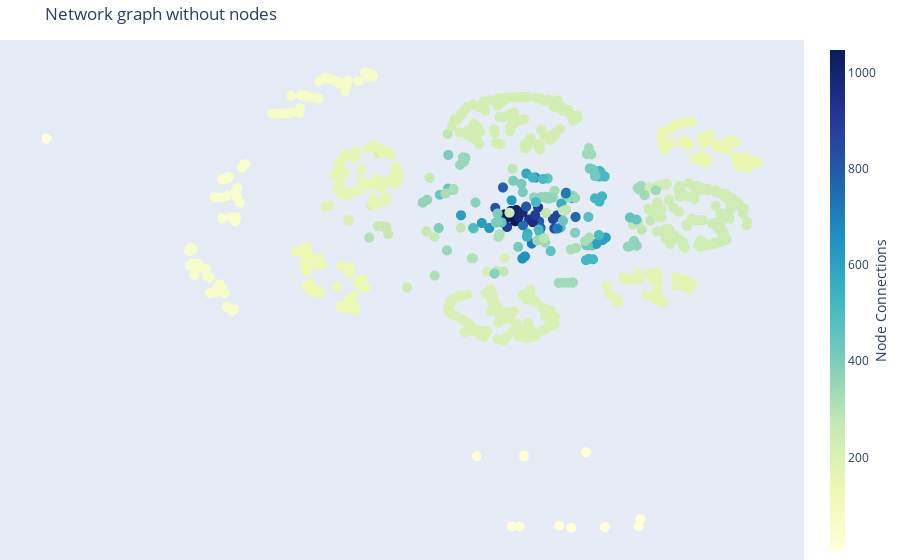

Here is the notebook cell this chart was saved with:
### Markdown cell above
Unused entities are presented for the view to access the scale of computation needed for vizualing the complete

### Code cell
G = nx.Graph()

for entity in df['Entity'].unique():
    G.add_node(entity)

for entities in grouped:
    for i in range(len(entities)):
        for j in range(i + 1, len(entities)):
            if G.has_edge(entities[i], entities[j]):
                G[entities[i]][entities[j]]['weight'] += 1
            else:
                G.add_edge(entities[i], entities[j], weight=1)


pos = nx.spring_layout(G)

# Node trace
node_x = [pos[node][0] for node in G.nodes()]
node_y = [pos[node][1] for node in G.nodes()]
node_trace = go.Scattergl(  # Use Scattergl here for better performance with large datasets
    x=node_x, y=node_y,
    mode='markers',
    hoverinfo='text',
    marker=dict(
        showscale=True,
        colorscale='YlGnBu',
        size=10,
        color=[G.degree[v] for v in G.nodes()],
        colorbar=dict(
            thickness=15,
            title='Node Connections',
            xanchor='left',
            titleside='right'
        )
    ),
    text=[f'{node}: {G.degree[node]} connections' for node in G.nodes()])

# Create the figure without edges
fig = go.Figure(data=[node_trace],
                layout=go.Layout(
                    title='Network graph without nodes',
                    showlegend=False,
                    hovermode='closest',
                    margin=dict(b=0, l=0, r=0, t=40),
                    xaxis=dict(showgrid=False, zeroline=False, showticklabels=False),
                    yaxis=dict(showgrid=False, zeroline=False, showticklabels=False)))

fig.show()

### Figure 1 — Plotly figure (JSON) as saved in the notebook; plotly's stock layout.template omitted (floating-point values rounded to 4 significant figures; data arrays with more than 128 entries replaced by an {"elided": "..."} marker saying what was removed)
{"data": [{"hoverinfo": "text", "marker": {"color": {"elided": "1049 int values"}, "colorbar": {"thickness": 15, "title": {"side": "right", "text": "Node Connections"}, "xanchor": "left"}, "colorscale": [[0, "rgb(255,255,217)"], [0.125, "rgb(237,248,177)"], [0.25, "rgb(199,233,180)"], [0.375, "rgb(127,205,187)"], [0.5, "rgb(65,182,196)"], [0.625, "rgb(29,145,192)"], [0.75, "rgb(34,94,168)"], [0.875, "rgb(37,52,148)"], [1, "rgb(8,29,88)"]], "showscale": true, "size": 10}, "mode": "markers", "text": {"elided": "1049 str values"}, "type": "scattergl", "x": {"elided": "1049 float values"}, "y": {"elided": "1049 float values"}}], "layout": {"autosize": true, "hovermode": "closest", "margin": {"b": 0, "l": 0, "r": 0, "t": 40}, "showlegend": false, "title": {"text": "Network graph without nodes"}, "xaxis": {"autorange": true, "range": [-0.878, 0.4916], "showgrid": false, "showticklabels": false, "type": "linear", "zeroline": false}, "yaxis": {"autorange": true, "range": [-1.118, 0.5841], "showgrid": false, "showticklabels": false, "type": "linear", "zeroline": false}}}
